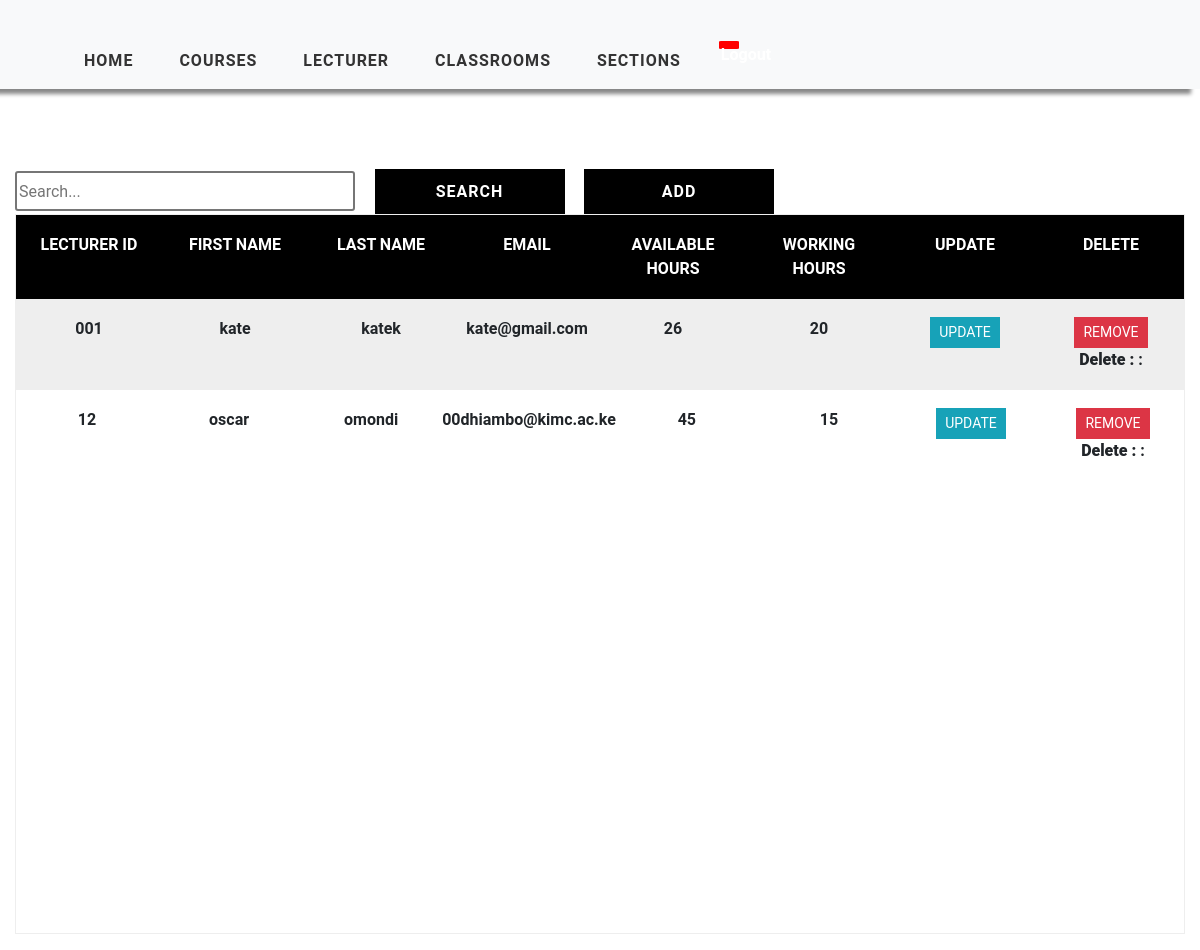
Page /professor_view (signed in) on the committed database.
### timetableapp/models.py (models this page shows, shortened)
class Lecturer(models.Model):
    lecturer_id = models.CharField(max_length=2000,primary_key=True)
    first_name=models.CharField(max_length=2000, null=False)
    last_name=models.CharField(max_length=2000,null=False)
    email=models.EmailField(max_length=20,unique=True)
    password=models.CharField(max_length=128)
    working_hours = models.IntegerField(null=False)
    available_hours = models.IntegerField(null=False)

### timetableapp/views.py (the view)
# urls.py: path('professor_view', views.ProfessorTable, name='professor_view'),
@login_required(login_url='login')
def ProfessorTable(request):
    lecturer = Lecturer.objects.all()
    context = {'lecturer': lecturer}
    return render(request, 'timetableapp/ProfessorTable.html', context)

### timetableapp/templates/timetableapp/ProfessorTable.html (shortened to what this page needs)
{% extends 'timetableapp/main.html' %}
{% load static %}
{% block content %}
    <div class="container-fluid">
    <div class="search">
        <input type="text" class="searchbox" placeholder="Search...">
        <input type="submit" value="Search" class="searchButton">
        <a href="{% url 'add-professor' %}"><button class="searchButton">Add </button></a>
    </div>
        <div class="table  text-center">
            <div class="table-header">
                <div class="header__item filter__link">
                    Lecturer ID
                 </div>
                <div class="header__item filter__link">
                   First Name
                </div>
                <div class="header__item filter__link">
                    Last Name
                 </div>
                 <div class="header__item filter__link">
                    Email
                 </div>
                <div class="header__item filter__link">
                    Available Hours
                 </div>
                <div class="header__item filter__link">
                    Working Hours
                </div>
                <div class="header__item filter__link">
                    Update
                </div>
                <div class="header__item filter__link">
                    Delete
                </div>
            </div>
            <div class="tab-content">
                {% for lecturer in lecturer %}
                <div class="table-row text-center">
                    <div class="table-data">
                        {{ lecturer.lecturer_id }}
                    </div>
                    <div class="table-data">
                        {{ lecturer.first_name}}
                    </div>
                    <div class="table-data">
                        {{ lecturer.last_name}}
                    </div>
                    <div class="table-data">
                        {{ lecturer.email}}
                    </div>
                    <div class="table-data">
                        {{ lecturer.working_hours }}
                    </div>
                    <div class="table-data">
                        {{ lecturer.available_hours }}
                    </div>
                    <div class="table-data">
                       <a href="{% url 'update-professor' lecturer.lecturer_id %}" class="btn btn-sm btn-info">Update</a>
                    </div>
                    <div class="table-data">
                       <a href="{% url 'delete-professor' lecturer.lecturer_id %}" class="btn btn-sm btn-danger" >Remove</a>
                       <p class="card-text"><strong> Delete : </strong>: </p>
                    </div>
                </div>
                {% endfor %}
            </div>
        </div>
    </div>
{% endblock %}

### static/css/style.css (style rules this page uses)
a { cursor: pointer; }

### static/css/tables.css (style rules this page uses)
*, *:before, *:after { box-sizing: border-box; }
body { font-family: "Roboto", sans-serif; margin: 0; }
.table { border: 1px solid #eeeeee; overflow-y: auto; overflow-x: auto; overflow-style: marquee-line; height: 720px; }
.table-header { display: flex; width: 100%; background: #000; padding: 18px 0; position: sticky; top: 0; }
.table-row { display: flex; width: 100%; padding: 18px 0; }
.table-row:nth-of-type(odd) { background: #eeeeee; }
.table-data, .header__item { flex: 1 1 20%; text-align: center; font-family: Roboto, sans-serif; font-weight: bold; }
.header__item { text-transform: uppercase; }
.filter__link { color: white; text-decoration: none; position: relative; display: inline-block; padding-left: 24px; padding-right: 24px; }
.filter__link::after { content: ""; position: absolute; right: -18px; color: white; font-size: 12px; top: 50%; transform: translateY(-50%); }
.btn { border-radius: 0 !important; font-family: Roboto, sans-serif !important; text-transform: uppercase; }
.search { display: inline-block; }
.searchbox { width: 340px; height: 40px; border-style: solid; border-radius: 3px; font-family: Roboto, sans-serif; text-align: justify; }
.searchButton { width: 190px; height: 45px ; font-family: Roboto, sans-serif; text-transform: uppercase; letter-spacing: 1px; font-weight: bolder; color: white ; background: black; margin-left: 15px; margin-top: 40px; border-color: black ; border-radius: 0 ; border-style: solid; border-width: 3px ; }

### rows in the picture
Lecturer: lecturer_id "001", first_name "kate", last_name "katek", email "kate@gmail.com", working_hours "26", available_hours "20"
Lecturer: lecturer_id "12", first_name "oscar", last_name "omondi", email "00dhiambo@kimc.ac.ke", working_hours "45", available_hours "15"
